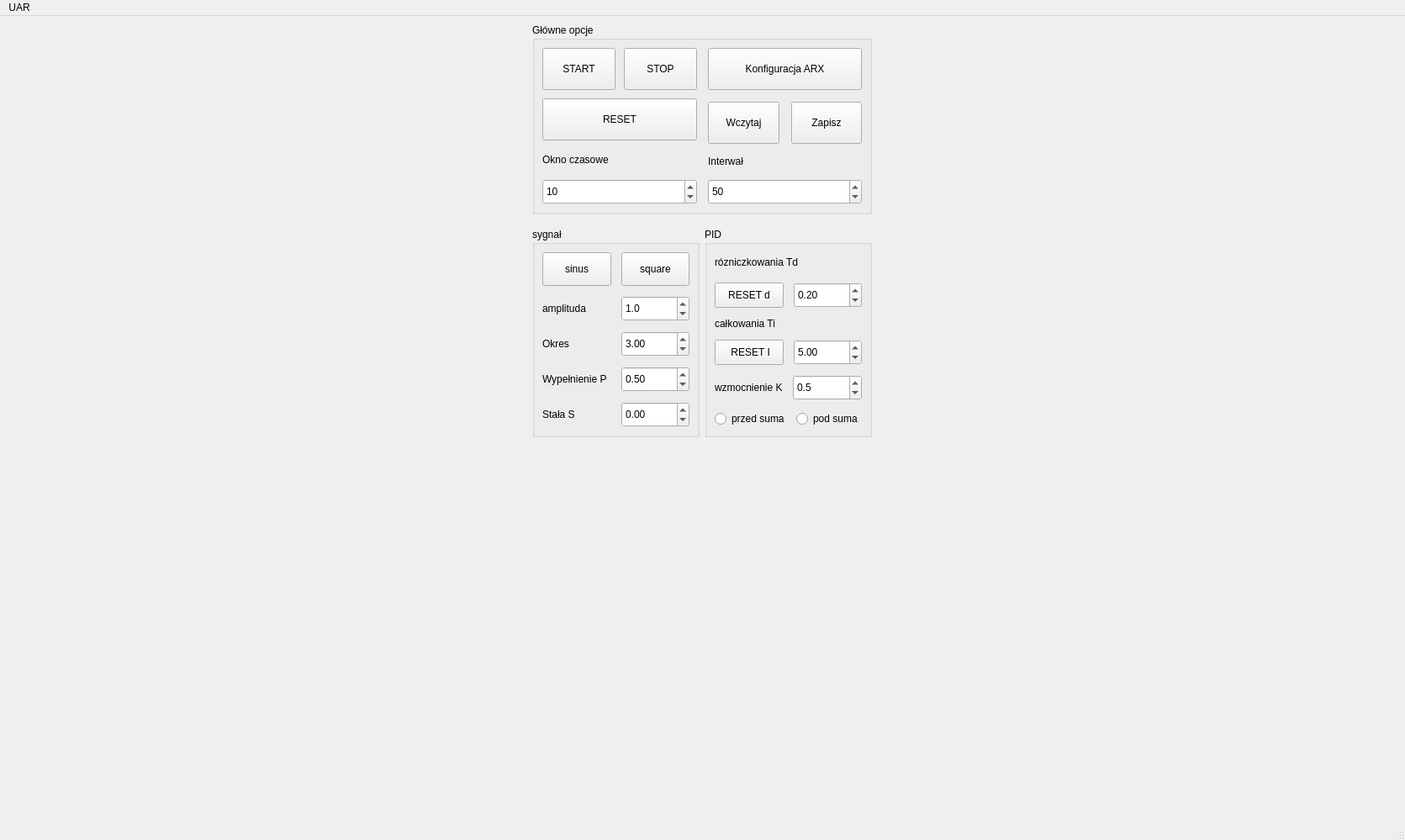
<?xml version="1.0" encoding="UTF-8"?>
<ui version="4.0">
 <class>MainWindow</class>
 <widget class="QMainWindow" name="MainWindow">
  <property name="geometry">
   <rect>
    <x>0</x>
    <y>0</y>
    <width>1671</width>
    <height>999</height>
   </rect>
  </property>
  <property name="windowTitle">
   <string>MainWindow</string>
  </property>
  <widget class="QWidget" name="centralwidget">
   <layout class="QVBoxLayout" name="verticalLayout_11">
    <item>
     <layout class="QHBoxLayout" name="horizontalLayout_13">
      <item>
       <layout class="QHBoxLayout" name="horizontalLayout_5"/>
      </item>
      <item>
       <layout class="QVBoxLayout" name="verticalLayout_9">
        <property name="sizeConstraint">
         <enum>QLayout::SizeConstraint::SetDefaultConstraint</enum>
        </property>
        <item>
         <widget class="QGroupBox" name="groupBox_4">
          <property name="minimumSize">
           <size>
            <width>0</width>
            <height>0</height>
           </size>
          </property>
          <property name="maximumSize">
           <size>
            <width>498</width>
            <height>230</height>
           </size>
          </property>
          <property name="title">
           <string>Główne opcje</string>
          </property>
          <layout class="QVBoxLayout" name="verticalLayout_10">
           <item>
            <layout class="QHBoxLayout" name="horizontalLayout_10">
             <property name="spacing">
              <number>13</number>
             </property>
             <item>
              <layout class="QVBoxLayout" name="verticalLayout_12">
               <property name="spacing">
                <number>10</number>
               </property>
               <item>
                <layout class="QHBoxLayout" name="horizontalLayout_11">
                 <item>
                  <widget class="QPushButton" name="START_Button">
                   <property name="minimumSize">
                    <size>
                     <width>0</width>
                     <height>50</height>
                    </size>
                   </property>
                   <property name="text">
                    <string>START</string>
                   </property>
                  </widget>
                 </item>
                 <item>
                  <widget class="QPushButton" name="STOP_Bttun">
                   <property name="minimumSize">
                    <size>
                     <width>0</width>
                     <height>50</height>
                    </size>
                   </property>
                   <property name="text">
                    <string>STOP</string>
                   </property>
                  </widget>
                 </item>
                </layout>
               </item>
               <item>
                <widget class="QPushButton" name="RESET_Button">
                 <property name="minimumSize">
                  <size>
                   <width>0</width>
                   <height>50</height>
                  </size>
                 </property>
                 <property name="text">
                  <string>RESET</string>
                 </property>
                </widget>
               </item>
               <item>
                <widget class="QLabel" name="label_9">
                 <property name="text">
                  <string>Okno czasowe</string>
                 </property>
                </widget>
               </item>
               <item>
                <widget class="QSpinBox" name="spinBoxOknoczasowe">
                 <property name="minimumSize">
                  <size>
                   <width>0</width>
                   <height>30</height>
                  </size>
                 </property>
                 <property name="minimum">
                  <number>5</number>
                 </property>
                 <property name="maximum">
                  <number>50</number>
                 </property>
                 <property name="value">
                  <number>10</number>
                 </property>
                </widget>
               </item>
              </layout>
             </item>
             <item>
              <layout class="QVBoxLayout" name="verticalLayout_5">
               <property name="spacing">
                <number>14</number>
               </property>
               <item>
                <widget class="QPushButton" name="Konf_ARX_Button">
                 <property name="minimumSize">
                  <size>
                   <width>0</width>
                   <height>50</height>
                  </size>
                 </property>
                 <property name="text">
                  <string>Konfiguracja ARX</string>
                 </property>
                </widget>
               </item>
               <item>
                <layout class="QHBoxLayout" name="horizontalLayout_12">
                 <item>
                  <widget class="QPushButton" name="Wczytaj_Button">
                   <property name="minimumSize">
                    <size>
                     <width>0</width>
                     <height>50</height>
                    </size>
                   </property>
                   <property name="text">
                    <string>Wczytaj</string>
                   </property>
                  </widget>
                 </item>
                 <item>
                  <widget class="QPushButton" name="Zapisz_Button">
                   <property name="minimumSize">
                    <size>
                     <width>0</width>
                     <height>50</height>
                    </size>
                   </property>
                   <property name="text">
                    <string>Zapisz</string>
                   </property>
                  </widget>
                 </item>
                </layout>
               </item>
               <item>
                <widget class="QLabel" name="label">
                 <property name="text">
                  <string>Interwał</string>
                 </property>
                </widget>
               </item>
               <item>
                <widget class="QDoubleSpinBox" name="spinBOX_Interwal">
                 <property name="minimumSize">
                  <size>
                   <width>0</width>
                   <height>30</height>
                  </size>
                 </property>
                 <property name="decimals">
                  <number>0</number>
                 </property>
                 <property name="minimum">
                  <double>10.000000000000000</double>
                 </property>
                 <property name="maximum">
                  <double>1000.000000000000000</double>
                 </property>
                 <property name="value">
                  <double>50.000000000000000</double>
                 </property>
                </widget>
               </item>
              </layout>
             </item>
            </layout>
           </item>
          </layout>
         </widget>
        </item>
        <item>
         <layout class="QHBoxLayout" name="horizontalLayout_17">
          <property name="topMargin">
           <number>10</number>
          </property>
          <item>
           <widget class="QGroupBox" name="groupBox">
            <property name="minimumSize">
             <size>
              <width>0</width>
              <height>0</height>
             </size>
            </property>
            <property name="maximumSize">
             <size>
              <width>199</width>
              <height>16777215</height>
             </size>
            </property>
            <property name="title">
             <string>sygnał</string>
            </property>
            <layout class="QVBoxLayout" name="verticalLayout_6">
             <item>
              <layout class="QVBoxLayout" name="verticalLayout">
               <property name="spacing">
                <number>12</number>
               </property>
               <item>
                <layout class="QHBoxLayout" name="horizontalLayout_2">
                 <item>
                  <widget class="QPushButton" name="Sin_Button">
                   <property name="minimumSize">
                    <size>
                     <width>0</width>
                     <height>40</height>
                    </size>
                   </property>
                   <property name="text">
                    <string>sinus</string>
                   </property>
                  </widget>
                 </item>
                 <item>
                  <widget class="QPushButton" name="Square_Button">
                   <property name="minimumSize">
                    <size>
                     <width>0</width>
                     <height>40</height>
                    </size>
                   </property>
                   <property name="text">
                    <string>square</string>
                   </property>
                  </widget>
                 </item>
                </layout>
               </item>
               <item>
                <layout class="QHBoxLayout" name="horizontalLayout_3">
                 <item>
                  <widget class="QLabel" name="label_3">
                   <property name="minimumSize">
                    <size>
                     <width>0</width>
                     <height>0</height>
                    </size>
                   </property>
                   <property name="sizeIncrement">
                    <size>
                     <width>0</width>
                     <height>0</height>
                    </size>
                   </property>
                   <property name="baseSize">
                    <size>
                     <width>0</width>
                     <height>0</height>
                    </size>
                   </property>
                   <property name="lineWidth">
                    <number>1</number>
                   </property>
                   <property name="text">
                    <string>amplituda</string>
                   </property>
                  </widget>
                 </item>
                 <item>
                  <widget class="QDoubleSpinBox" name="spinBOX_Amplituda">
                   <property name="minimumSize">
                    <size>
                     <width>0</width>
                     <height>30</height>
                    </size>
                   </property>
                   <property name="decimals">
                    <number>1</number>
                   </property>
                   <property name="maximum">
                    <double>1000.000000000000000</double>
                   </property>
                   <property name="singleStep">
                    <double>0.100000000000000</double>
                   </property>
                   <property name="value">
                    <double>1.000000000000000</double>
                   </property>
                  </widget>
                 </item>
                </layout>
               </item>
               <item>
                <layout class="QHBoxLayout" name="horizontalLayout_6">
                 <item>
                  <widget class="QLabel" name="label_4">
                   <property name="text">
                    <string>Okres</string>
                   </property>
                  </widget>
                 </item>
                 <item>
                  <widget class="QDoubleSpinBox" name="spinBOX_Czstotliwosc">
                   <property name="minimumSize">
                    <size>
                     <width>0</width>
                     <height>30</height>
                    </size>
                   </property>
                   <property name="maximum">
                    <double>1000.000000000000000</double>
                   </property>
                   <property name="singleStep">
                    <double>0.010000000000000</double>
                   </property>
                   <property name="value">
                    <double>3.000000000000000</double>
                   </property>
                  </widget>
                 </item>
                </layout>
               </item>
               <item>
                <layout class="QHBoxLayout" name="horizontalLayout_15">
                 <property name="topMargin">
                  <number>0</number>
                 </property>
                 <item>
                  <widget class="QLabel" name="label_2">
                   <property name="text">
                    <string>Wypełnienie P</string>
                   </property>
                  </widget>
                 </item>
                 <item>
                  <widget class="QDoubleSpinBox" name="spinBox_Wypelnienie">
                   <property name="minimumSize">
                    <size>
                     <width>0</width>
                     <height>30</height>
                    </size>
                   </property>
                   <property name="maximum">
                    <double>1.000000000000000</double>
                   </property>
                   <property name="value">
                    <double>0.500000000000000</double>
                   </property>
                  </widget>
                 </item>
                </layout>
               </item>
               <item>
                <layout class="QHBoxLayout" name="horizontalLayout_16">
                 <property name="topMargin">
                  <number>0</number>
                 </property>
                 <item>
                  <widget class="QLabel" name="label_6">
                   <property name="text">
                    <string>Stała S</string>
                   </property>
                  </widget>
                 </item>
                 <item>
                  <widget class="QDoubleSpinBox" name="SpinBox_Stala">
                   <property name="minimumSize">
                    <size>
                     <width>0</width>
                     <height>30</height>
                    </size>
                   </property>
                   <property name="minimum">
                    <double>-1000.000000000000000</double>
                   </property>
                   <property name="maximum">
                    <double>1000.000000000000000</double>
                   </property>
                  </widget>
                 </item>
                </layout>
               </item>
              </layout>
             </item>
            </layout>
           </widget>
          </item>
          <item>
           <widget class="QGroupBox" name="groupBox_3">
            <property name="maximumSize">
             <size>
              <width>199</width>
              <height>16777215</height>
             </size>
            </property>
            <property name="title">
             <string>PID</string>
            </property>
            <layout class="QVBoxLayout" name="verticalLayout_7">
             <item>
              <layout class="QVBoxLayout" name="verticalLayout_4">
               <property name="spacing">
                <number>12</number>
               </property>
               <item>
                <layout class="QVBoxLayout" name="verticalLayout_3">
                 <item>
                  <widget class="QLabel" name="label_7">
                   <property name="text">
                    <string>rózniczkowania Td</string>
                   </property>
                  </widget>
                 </item>
                 <item>
                  <layout class="QHBoxLayout" name="horizontalLayout_8">
                   <item>
                    <widget class="QPushButton" name="Reset_d">
                     <property name="minimumSize">
                      <size>
                       <width>0</width>
                       <height>30</height>
                      </size>
                     </property>
                     <property name="text">
                      <string>RESET d</string>
                     </property>
                    </widget>
                   </item>
                   <item>
                    <widget class="QDoubleSpinBox" name="spinBOX_Td">
                     <property name="minimumSize">
                      <size>
                       <width>0</width>
                       <height>30</height>
                      </size>
                     </property>
                     <property name="maximum">
                      <double>1000.000000000000000</double>
                     </property>
                     <property name="singleStep">
                      <double>0.100000000000000</double>
                     </property>
                     <property name="value">
                      <double>0.200000000000000</double>
                     </property>
                    </widget>
                   </item>
                  </layout>
                 </item>
                </layout>
               </item>
               <item>
                <layout class="QVBoxLayout" name="verticalLayout_2">
                 <item>
                  <widget class="QLabel" name="label_8">
                   <property name="text">
                    <string>całkowania Ti</string>
                   </property>
                  </widget>
                 </item>
                 <item>
                  <layout class="QHBoxLayout" name="horizontalLayout_9">
                   <item>
                    <widget class="QPushButton" name="Reset_i">
                     <property name="minimumSize">
                      <size>
                       <width>0</width>
                       <height>30</height>
                      </size>
                     </property>
                     <property name="text">
                      <string> RESET I</string>
                     </property>
                    </widget>
                   </item>
                   <item>
                    <widget class="QDoubleSpinBox" name="spinBOX_Ti">
                     <property name="minimumSize">
                      <size>
                       <width>0</width>
                       <height>30</height>
                      </size>
                     </property>
                     <property name="maximum">
                      <double>1000.000000000000000</double>
                     </property>
                     <property name="singleStep">
                      <double>0.100000000000000</double>
                     </property>
                     <property name="value">
                      <double>5.000000000000000</double>
                     </property>
                    </widget>
                   </item>
                  </layout>
                 </item>
                 <item>
                  <layout class="QHBoxLayout" name="horizontalLayout_20">
                   <item>
                    <widget class="QLabel" name="label_5">
                     <property name="text">
                      <string>wzmocnienie K</string>
                     </property>
                    </widget>
                   </item>
                   <item>
                    <widget class="QDoubleSpinBox" name="spinBOX_WzmocK">
                     <property name="minimumSize">
                      <size>
                       <width>82</width>
                       <height>30</height>
                      </size>
                     </property>
                     <property name="decimals">
                      <number>1</number>
                     </property>
                     <property name="maximum">
                      <double>1000.000000000000000</double>
                     </property>
                     <property name="singleStep">
                      <double>0.100000000000000</double>
                     </property>
                     <property name="value">
                      <double>0.500000000000000</double>
                     </property>
                    </widget>
                   </item>
                  </layout>
                 </item>
                 <item>
                  <layout class="QHBoxLayout" name="horizontalLayout">
                   <item>
                    <widget class="QRadioButton" name="radio_przed">
                     <property name="text">
                      <string>przed suma</string>
                     </property>
                     <attribute name="buttonGroup">
                      <string notr="true">buttonGroup</string>
                     </attribute>
                    </widget>
                   </item>
                   <item>
                    <widget class="QRadioButton" name="radio_pod">
                     <property name="text">
                      <string>pod suma</string>
                     </property>
                     <attribute name="buttonGroup">
                      <string notr="true">buttonGroup</string>
                     </attribute>
                    </widget>
                   </item>
                  </layout>
                 </item>
                </layout>
               </item>
              </layout>
             </item>
            </layout>
           </widget>
          </item>
         </layout>
        </item>
        <item>
         <spacer name="verticalSpacer">
          <property name="orientation">
           <enum>Qt::Orientation::Vertical</enum>
          </property>
          <property name="sizeHint" stdset="0">
           <size>
            <width>20</width>
            <height>40</height>
           </size>
          </property>
         </spacer>
        </item>
       </layout>
      </item>
     </layout>
    </item>
    <item>
     <layout class="QHBoxLayout" name="horizontalLayout_4"/>
    </item>
   </layout>
  </widget>
  <widget class="QMenuBar" name="menubar">
   <property name="geometry">
    <rect>
     <x>0</x>
     <y>0</y>
     <width>1671</width>
     <height>21</height>
    </rect>
   </property>
   <widget class="QMenu" name="menuUAR">
    <property name="title">
     <string>UAR</string>
    </property>
   </widget>
   <addaction name="menuUAR"/>
  </widget>
  <widget class="QStatusBar" name="statusbar"/>
 </widget>
 <resources/>
 <connections/>
 <buttongroups>
  <buttongroup name="buttonGroup"/>
 </buttongroups>
</ui>
